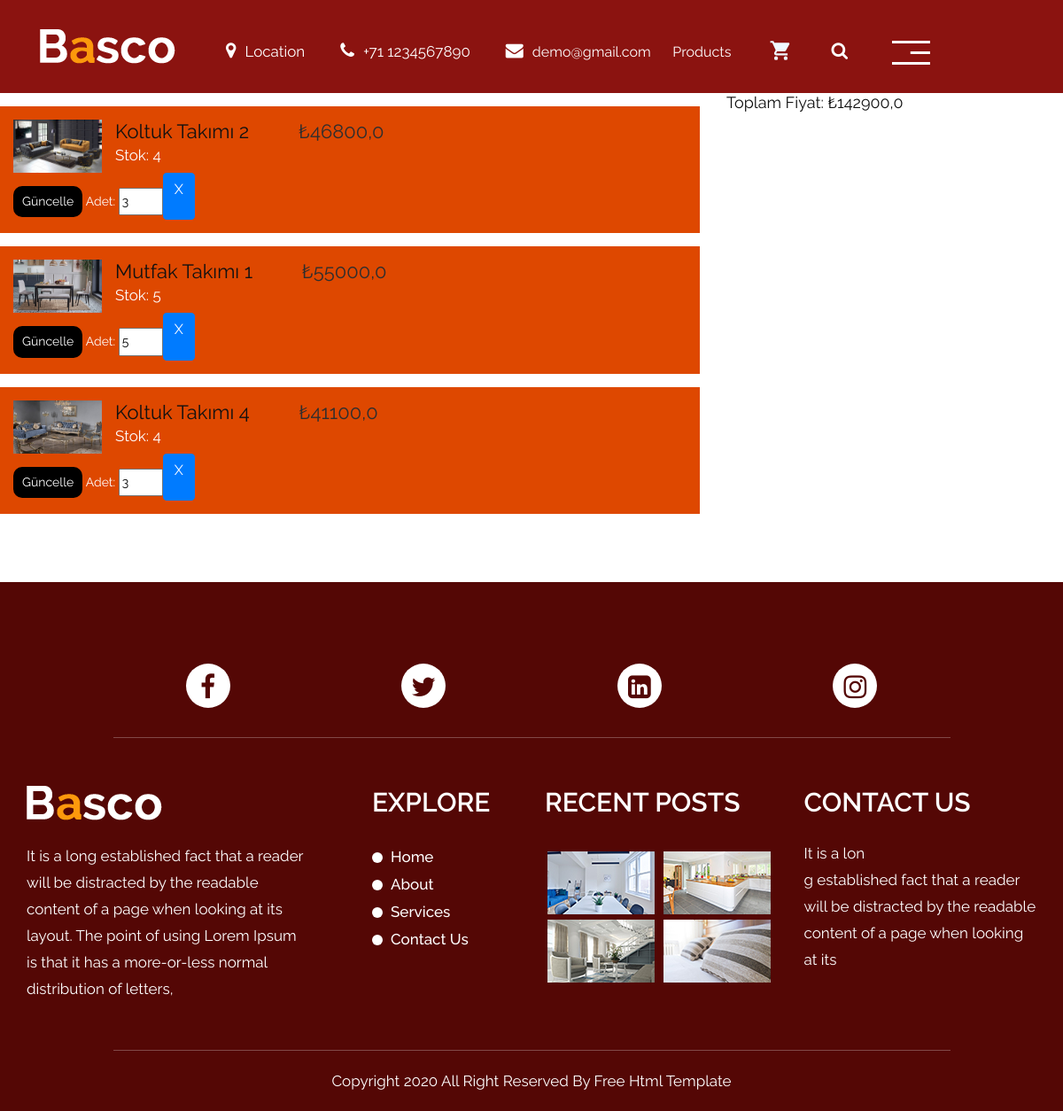
The page /shoping/ (signed in) on the database its author committed.
### appMy/models.py (models this page shows, shortened)
class Shoping(models.Model):
    user = models.ForeignKey(User, verbose_name=("Kullanıcı"), on_delete=models.CASCADE)
    product = models.ForeignKey(Product, verbose_name=("Ürün"), on_delete=models.CASCADE)
    adet = models.IntegerField(("Adet"))
    fiyat = models.FloatField(("Toplam Fiyat"))

class Product(models.Model):
    category = models.ForeignKey(Category, verbose_name=("Kategori"), on_delete=models.CASCADE, null=True)
    title = models.CharField(("Başlık"), max_length=50)
    text = models.TextField(("Açıklama"))
    price = models.FloatField(("Ürün Fiyatı"))
    image = models.FileField(("Ürün Fotoğrafı"), upload_to='', max_length=100)
    stok = models.IntegerField(("Ürün Stok"))

### appMy/views.py (the view, shortened to what this page needs)
# urls.py: path('shoping/', ShopingUser, name='Shoping'),
def ShopingUser(request):
    shops = Shoping.objects.filter(user=request.user)
    toplam = 0
    for i in shops:
        toplam += i.fiyat
    context={
        "shops": shops,
        "toplam": toplam,
    }
    return render(request,'shoping.html',context)

### appMy/templates/shoping.html (shortened to what this page needs)
{% extends 'base.html' %}
{% load static %}
{% block body %}
<div class="row">
    <div class="col-8">
        <div class="body-container">
            <div class="products">
                {% for shop in shops %}
                <div class="product">
                    <img style="width: 100px;height: 60px; object-fit: cover;" src="{{ shop.product.image.url }}">
                    <h2>{{ shop.product.title }} <span style="margin-left: 50px; color: rgb(46, 46, 46);">₺{{ shop.fiyat }}</span></h2>
                    <p>Stok: {{ shop.product.stok }}</p>
                    <div class="d-flex">
                        <form class="" action="" method="POST">
                            <button class="basket-add" type="submit">Güncelle</button>
                            <label for="">Adet: </label>
                            <input style="width: 50px;" type="number" name="adet" id="adet" value="{{ shop.adet }}">
                        </form>
                        <a href="{% url 'ShopingDelete' shop.id %}" class="btn btn-primary">X</a>
                    </div>
                </div>
                {% endfor %}
            </div>
        </div>
    </div>
    <div class="col-3">
        <h3>Toplam Fiyat: ₺{{ toplam }}</h3>
    </div>
</div>
{% endblock body %}

### appMy/static/css/style.css (style rules this page uses)
body { color: #666666; font-size: 14px; font-family: 'Raleway', sans-serif; line-height: 1.80857; font-weight: normal; }
html { scroll-behavior: smooth; }
a { color: #1f1f1f; text-decoration: none !important; outline: none !important; -webkit-transition: all .3s ease-in-out; -moz-transition: all .3s ease-in-out; -ms-transition: all .3s ease-in-out; -o-transition: all .3s ease-in-out; transition: all .3s ease-in-out; }
h1, h2, h3, h4, h5, h6 { letter-spacing: 0; font-weight: normal; position: relative; padding: 0; font-weight: normal; line-height: normal; color: #111111; margin: 0 }
h2 { font-size: 22px }
h3 { font-size: 18px }
*, *::after, *::before { -webkit-box-sizing: border-box; -moz-box-sizing: border-box; box-sizing: border-box; }
p { margin: 0px; padding: 0; font-weight: 400; font-size: 17px; line-height: 28px; }
a { color: #222222; text-decoration: none; outline: none !important; }
a, .btn { text-decoration: none !important; outline: none !important; -webkit-transition: all .3s ease-in-out; -moz-transition: all .3s ease-in-out; -ms-transition: all .3s ease-in-out; -o-transition: all .3s ease-in-out; transition: all .3s ease-in-out; }
img { max-width: 100%; height: auto; }
button { border: 0; margin: 0; padding: 0; cursor: pointer; }

### appMy/templates/shoping.html (style rules this page uses)
.body-container { width: 100%; position: relative; }
.body-container .products { width: 100%; }
.body-container .products .product { background-color: #DE4800; color: white; margin: 15px 0px; padding: 15px; }
.body-container .products .product img { float: left; margin: 0px 15px 0px 0px; }
.body-container .products .product button { margin: 15px 0px 0px 0px; background-color: black; color: white; border: 0px; border-radius: 10px; padding: 5px 10px; }

### rows shown on the page
Shoping: product.image (picture), product "Koltuk Takımı 2", fiyat "46800,0", product.stok "4", adet "3"
Shoping: product.image (picture), product "Mutfak Takımı 1", fiyat "55000,0", product.stok "5", adet "5"
Shoping: product.image (picture), product "Koltuk Takımı 4", fiyat "41100,0", product.stok "4", adet "3"

### other values the page prints
{{ toplam }} "142900,0"
